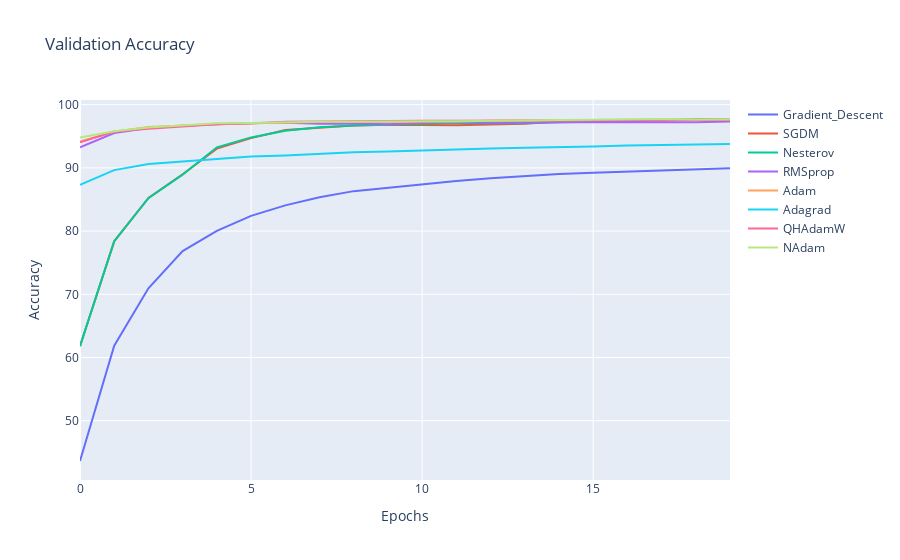

The notebook cell this image was saved under:
### Code cell
fig = go.Figure(layout_title_text="Validation Accuracy")

for i in lst:
    fig.add_trace(go.Scatter(x=num_epochs, y=opts_history[i]['val_acc'], name=i))
    
fig.update_xaxes(title_text='Epochs')
fig.update_yaxes(title_text='Accuracy')
fig.show()

### Figure 1 — Plotly figure (JSON) as saved in the notebook; plotly's stock layout.template omitted (floating-point values rounded to 4 significant figures)
{"data": [{"name": "Gradient_Descent", "type": "scatter", "x": [0, 1, 2, 3, 4, 5, 6, 7, 8, 9, 10, 11, 12, 13, 14, 15, 16, 17, 18, 19], "y": [43.63, 61.86, 70.96, 76.83, 80.05, 82.41, 84.07, 85.34, 86.32, 86.89, 87.41, 87.93, 88.37, 88.69, 89.03, 89.21, 89.38, 89.54, 89.73, 89.92]}, {"name": "SGDM", "type": "scatter", "x": [0, 1, 2, 3, 4, 5, 6, 7, 8, 9, 10, 11, 12, 13, 14, 15, 16, 17, 18, 19], "y": [61.78, 78.38, 85.24, 88.99, 93.05, 94.7, 96, 96.34, 96.71, 96.84, 96.81, 96.74, 96.85, 96.97, 97.33, 97.56, 97.51, 97.58, 97.6, 97.65]}, {"name": "Nesterov", "type": "scatter", "x": [0, 1, 2, 3, 4, 5, 6, 7, 8, 9, 10, 11, 12, 13, 14, 15, 16, 17, 18, 19], "y": [61.81, 78.41, 85.2, 88.92, 93.25, 94.82, 95.88, 96.42, 96.69, 96.84, 96.99, 97.11, 97.06, 97.05, 97.25, 97.39, 97.51, 97.54, 97.7, 97.73]}, {"name": "RMSprop", "type": "scatter", "x": [0, 1, 2, 3, 4, 5, 6, 7, 8, 9, 10, 11, 12, 13, 14, 15, 16, 17, 18, 19], "y": [93.25, 95.52, 96.32, 96.66, 96.88, 97.08, 97.12, 96.99, 97.03, 96.89, 97.15, 97.24, 97.14, 97.12, 97.16, 97.27, 97.25, 97.17, 97.22, 97.33]}, {"name": "Adam", "type": "scatter", "x": [0, 1, 2, 3, 4, 5, 6, 7, 8, 9, 10, 11, 12, 13, 14, 15, 16, 17, 18, 19], "y": [94.15, 95.71, 96.46, 96.72, 96.91, 97.06, 97.18, 97.24, 97.26, 97.27, 97.35, 97.32, 97.46, 97.52, 97.55, 97.57, 97.63, 97.59, 97.67, 97.65]}, {"name": "Adagrad", "type": "scatter", "x": [0, 1, 2, 3, 4, 5, 6, 7, 8, 9, 10, 11, 12, 13, 14, 15, 16, 17, 18, 19], "y": [87.3, 89.64, 90.6, 90.98, 91.47, 91.79, 91.97, 92.22, 92.46, 92.59, 92.78, 92.96, 93.07, 93.18, 93.25, 93.37, 93.52, 93.6, 93.66, 93.79]}, {"name": "QHAdamW", "type": "scatter", "x": [0, 1, 2, 3, 4, 5, 6, 7, 8, 9, 10, 11, 12, 13, 14, 15, 16, 17, 18, 19], "y": [94.03, 95.76, 96.2, 96.57, 96.89, 97.02, 97.29, 97.33, 97.4, 97.4, 97.46, 97.47, 97.55, 97.51, 97.51, 97.56, 97.62, 97.64, 97.68, 97.69]}, {"name": "NAdam", "type": "scatter", "x": [0, 1, 2, 3, 4, 5, 6, 7, 8, 9, 10, 11, 12, 13, 14, 15, 16, 17, 18, 19], "y": [94.82, 95.79, 96.4, 96.76, 97.05, 97.09, 97.19, 97.3, 97.28, 97.27, 97.36, 97.39, 97.48, 97.5, 97.59, 97.62, 97.71, 97.72, 97.67, 97.68]}], "layout": {"title": {"text": "Validation Accuracy"}, "xaxis": {"title": {"text": "Epochs"}}, "yaxis": {"title": {"text": "Accuracy"}}}}
